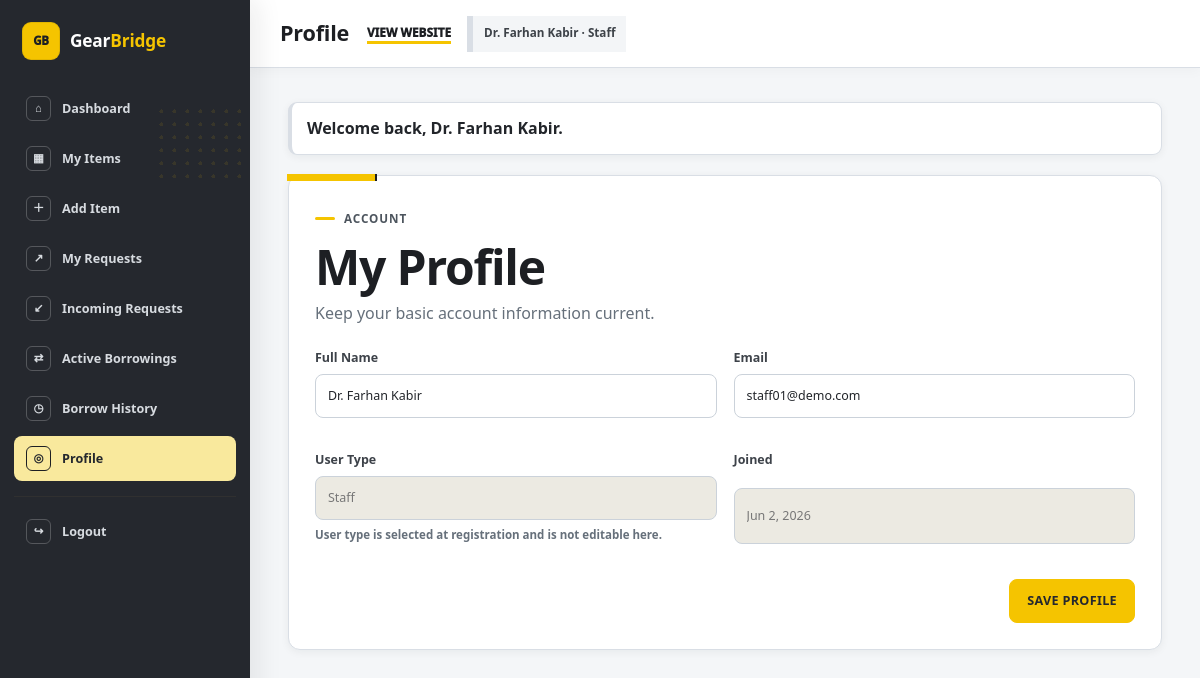
The page /dashboard/profile.php (signed in) on the database its author committed.
### tables this page shows
CREATE TABLE IF NOT EXISTS users (
    id INT UNSIGNED AUTO_INCREMENT PRIMARY KEY,
    full_name VARCHAR(100) NOT NULL,
    email VARCHAR(150) NOT NULL UNIQUE,
    password_hash VARCHAR(255) NOT NULL,
    user_type ENUM('student', 'staff') NOT NULL,
    created_at TIMESTAMP NOT NULL DEFAULT CURRENT_TIMESTAMP,
    updated_at TIMESTAMP NOT NULL DEFAULT CURRENT_TIMESTAMP ON UPDATE CURRENT_TIMESTAMP
);

### includes/functions.php (called while the page is built, shortened)
<?php
function e(mixed $value): string
{
    return htmlspecialchars((string) ($value ?? ''), ENT_QUOTES | ENT_SUBSTITUTE, 'UTF-8');
}
function url(string $path = ''): string
{
    $path = ltrim($path, '/');
    return rtrim(BASE_URL, '/') . ($path === '' ? '' : '/' . $path);
}
function format_date(?string $date, string $format = 'M j, Y'): string
{
    try {
        return (new DateTimeImmutable($date))->format($format);
    } catch (Throwable) {
        return (string) $date;
    }
}

### includes/db.php (called while the page is built, shortened)
<?php
function db(): PDO
{
    $dsn = sprintf(
        'mysql:host=%s;port=%s;dbname=%s;charset=utf8mb4',
        DB_HOST,
        DB_PORT,
        DB_NAME
    );
    $pdo = new PDO($dsn, DB_USER, DB_PASS, [
        PDO::ATTR_ERRMODE => PDO::ERRMODE_EXCEPTION,
        PDO::ATTR_DEFAULT_FETCH_MODE => PDO::FETCH_ASSOC,
        PDO::ATTR_EMULATE_PREPARES => false,
    ]);
    return $pdo;
}

### dashboard/profile.php (the view, shortened to what this page needs)
<?php
require_once __DIR__ . '/../includes/db.php';
$user = null;
try {
    $stmt = db()->prepare(
        'SELECT id, full_name, email, user_type, created_at FROM users WHERE id = :id LIMIT 1'
    );
    $stmt->execute(['id' => current_user_id()]);
    $user = $stmt->fetch();
} catch (Throwable $e) {
    set_flash('error', 'Your profile could not be loaded.');
}
require __DIR__ . '/../components/dashboard-header.php';
?>
<section class="dashboard-panel form-panel">
    <div class="dashboard-panel-heading">
        <div>
            <p class="eyebrow">Account</p>
            <h1>My Profile</h1>
            <p class="panel-copy">Keep your basic account information current.</p>
        </div>
    </div>
    <form action="<?= e(url('actions/profile/update.php')) ?>" method="post">
        <div class="form-grid two-col">
            <label for="full_name">Full Name
                <input id="full_name" name="full_name" maxlength="100" required value="<?= e($user['full_name']) ?>">
            </label>
            <label for="email">Email
                <input id="email" name="email" type="email" maxlength="150" required value="<?= e($user['email']) ?>">
            </label>
            <label>User Type
                <input value="<?= e(ucfirst((string) $user['user_type'])) ?>" disabled>
                <span class="field-hint">User type is selected at registration and is not editable here.</span>
            </label>
            <label>Joined
                <input value="<?= e(format_date((string) $user['created_at'])) ?>" disabled>
            </label>
        </div>
        <div class="form-actions">
            <button class="button" type="submit">Save Profile</button>
        </div>
    </form>
</section>
<?php require __DIR__ . '/../components/dashboard-footer.php'; ?>

### assets/css/main.css (style rules this page uses)
:root { --yellow: #ffc400; --yellow-bright: #ffd21a; --yellow-soft: #fff3b3; --black: #070707; --charcoal: #151515; --charcoal-2: #222222; --white: #ffffff; --off-white: #f7f6f1; --surface: #f2f1eb; --text: #202020; --muted: #66635c; --border: #dedbd1; --border-dark: #2a2a2a; --success: #1f8f4e; --success-soft: #e8f7ee; --warning: #a26a00; --warning-soft: #fff2c2; --danger: #c83434; --danger-soft: #fdeaea; --info: #2f5e8f; --info-soft: #e9f1fa; --radius-sm: 8px; --radius: 14px; --radius-lg: 24px; --shadow-sm: 0 8px 18px rgba(0,0,0,.06); --shadow: 0 16px 36px rgba(0,0,0,.10); --shadow-lg: 0 28px 64px rgba(0,0,0,.18); --transition: 180ms ease; --display-font: Impact, Haettenschweiler, "Arial Narrow Bold", "Arial Narrow", sans-serif; --body-font: "Segoe UI", Arial, Helvetica, sans-serif; }
* { box-sizing: border-box; }
html { scroll-behavior: smooth; background: var(--off-white); }
body { margin: 0; min-height: 100vh; font-family: var(--body-font); color: var(--text); background: var(--off-white); line-height: 1.62; -webkit-font-smoothing: antialiased; }
button, input, select, textarea { font: inherit; }
button { touch-action: manipulation; }
h1, h2, h3 { margin-top: 0; color: var(--black); line-height: 1.04; }
h1, h2 { font-family: var(--display-font); text-transform: uppercase; font-weight: 900; letter-spacing: .01em; }
h1 { font-size: clamp(2.8rem, 6vw, 5.6rem); margin-bottom: 22px; }
p { margin-top: 0; }
.eyebrow { display: inline-flex; align-items: center; gap: 9px; margin: 0 0 11px; text-transform: uppercase; letter-spacing: .12em; font-size: .75rem; font-weight: 900; color: var(--black); }
.eyebrow::before { content: ""; width: 24px; height: 4px; background: var(--yellow); box-shadow: 8px 0 0 var(--black); }
.button { --btn-bg: var(--black); --btn-color: var(--white); --btn-border: var(--black); position: relative; display: inline-flex; align-items: center; justify-content: center; gap: 9px; min-height: 46px; border: 2px solid var(--btn-border); border-radius: 7px; background: var(--btn-bg); color: var(--btn-color); padding: 11px 19px; text-decoration: none; text-transform: uppercase; font-weight: 950; font-size: .82rem; letter-spacing: .045em; line-height: 1.1; cursor: pointer; box-shadow: 4px 4px 0 rgba(255,196,0,.34); transition: transform var(--transition), background var(--transition), color var(--transition), box-shadow var(--transition); }
label { display: grid; gap: 7px; margin-bottom: 17px; color: var(--black); font-size: .79rem; text-transform: uppercase; letter-spacing: .035em; font-weight: 900; }
input, select, textarea { width: 100%; min-height: 46px; border: 2px solid var(--black); border-radius: 5px; background: var(--white); color: var(--text); padding: 10px 12px; outline: 0; text-transform: none; letter-spacing: 0; font-weight: 500; }
input:disabled { background: #eceae2; color: #777; }
.field-hint, .label-optional { color: var(--muted); font-size: .72rem; text-transform: none; letter-spacing: 0; font-weight: 550; }
.form-grid { display: grid; gap: 17px; }
.form-grid.two-col { grid-template-columns: repeat(2, minmax(0, 1fr)); }
.form-actions, .action-row, .request-actions { display: flex; gap: 10px; flex-wrap: wrap; align-items: center; }
.form-actions { justify-content: flex-end; margin-top: 20px; }

### assets/css/dashboard.css (style rules this page uses)
.dashboard-panel { position: relative; background: var(--white); border: 2px solid var(--black); padding: 26px; margin-bottom: 24px; box-shadow: 6px 6px 0 #ddd7c1; }
.dashboard-panel::before { content: ""; position: absolute; left: -2px; top: -2px; width: 88px; height: 7px; background: var(--yellow); border-right: 2px solid var(--black); }
.dashboard-panel-heading { display: flex; align-items: flex-end; justify-content: space-between; gap: 20px; margin-bottom: 22px; }
.dashboard-panel h1 { font-size: clamp(2.8rem, 5vw, 4.4rem); margin-bottom: 7px; }
.panel-copy { color: var(--muted); margin-bottom: 0; }
.form-panel { max-width: 1050px; }

### rows shown on the page
users: full_name "Dr. Farhan Kabir", email "staff01@demo.com", user_type "Staff", created_at "Jun 2, 2026"

### other values the page prints
$icon "⌂"
$label "Dashboard"
$icon "▦"
$label "My Items"
$icon "＋"
$label "Add Item"
$icon "↗"
$label "My Requests"
$icon "↙"
$label "Incoming Requests"
$icon "⇄"
$label "Active Borrowings"
$icon "◷"
$label "Borrow History"
$icon "◎"
